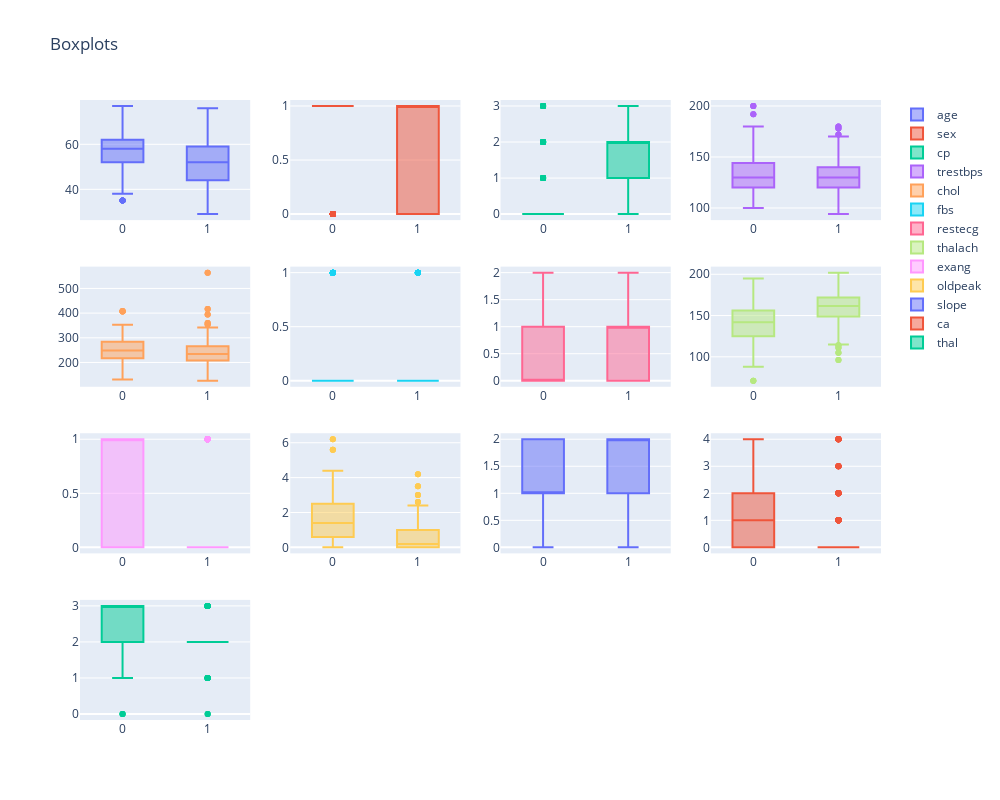

Notebook code cell kept with this figure:
### Code cell
box_plot(df, 4, 4)

### Figure 1 — Plotly figure (JSON) as saved in the notebook; plotly's stock layout.template omitted (floating-point values rounded to 4 significant figures; data arrays with more than 128 entries replaced by an {"elided": "..."} marker saying what was removed)
{"data": [{"name": "age", "type": "box", "x": {"elided": "1025 int values"}, "xaxis": "x", "y": {"elided": "1025 int values"}, "yaxis": "y"}, {"name": "sex", "type": "box", "x": {"elided": "1025 int values"}, "xaxis": "x2", "y": {"elided": "1025 int values"}, "yaxis": "y2"}, {"name": "cp", "type": "box", "x": {"elided": "1025 int values"}, "xaxis": "x3", "y": {"elided": "1025 int values"}, "yaxis": "y3"}, {"name": "trestbps", "type": "box", "x": {"elided": "1025 int values"}, "xaxis": "x4", "y": {"elided": "1025 int values"}, "yaxis": "y4"}, {"name": "chol", "type": "box", "x": {"elided": "1025 int values"}, "xaxis": "x5", "y": {"elided": "1025 int values"}, "yaxis": "y5"}, {"name": "fbs", "type": "box", "x": {"elided": "1025 int values"}, "xaxis": "x6", "y": {"elided": "1025 int values"}, "yaxis": "y6"}, {"name": "restecg", "type": "box", "x": {"elided": "1025 int values"}, "xaxis": "x7", "y": {"elided": "1025 int values"}, "yaxis": "y7"}, {"name": "thalach", "type": "box", "x": {"elided": "1025 int values"}, "xaxis": "x8", "y": {"elided": "1025 int values"}, "yaxis": "y8"}, {"name": "exang", "type": "box", "x": {"elided": "1025 int values"}, "xaxis": "x9", "y": {"elided": "1025 int values"}, "yaxis": "y9"}, {"name": "oldpeak", "type": "box", "x": {"elided": "1025 int values"}, "xaxis": "x10", "y": {"elided": "1025 float values"}, "yaxis": "y10"}, {"name": "slope", "type": "box", "x": {"elided": "1025 int values"}, "xaxis": "x11", "y": {"elided": "1025 int values"}, "yaxis": "y11"}, {"name": "ca", "type": "box", "x": {"elided": "1025 int values"}, "xaxis": "x12", "y": {"elided": "1025 int values"}, "yaxis": "y12"}, {"name": "thal", "type": "box", "x": {"elided": "1025 int values"}, "xaxis": "x13", "y": {"elided": "1025 int values"}, "yaxis": "y13"}], "layout": {"height": 800, "title": {"text": "Boxplots"}, "width": 1000, "xaxis": {"anchor": "y", "domain": [0, 0.2125]}, "xaxis10": {"anchor": "y10", "domain": [0.2625, 0.475]}, "xaxis11": {"anchor": "y11", "domain": [0.525, 0.7375]}, "xaxis12": {"anchor": "y12", "domain": [0.7875, 1]}, "xaxis13": {"anchor": "y13", "domain": [0, 0.2125]}, "xaxis14": {"anchor": "y14", "domain": [0.2625, 0.475]}, "xaxis15": {"anchor": "y15", "domain": [0.525, 0.7375]}, "xaxis16": {"anchor": "y16", "domain": [0.7875, 1]}, "xaxis2": {"anchor": "y2", "domain": [0.2625, 0.475]}, "xaxis3": {"anchor": "y3", "domain": [0.525, 0.7375]}, "xaxis4": {"anchor": "y4", "domain": [0.7875, 1]}, "xaxis5": {"anchor": "y5", "domain": [0, 0.2125]}, "xaxis6": {"anchor": "y6", "domain": [0.2625, 0.475]}, "xaxis7": {"anchor": "y7", "domain": [0.525, 0.7375]}, "xaxis8": {"anchor": "y8", "domain": [0.7875, 1]}, "xaxis9": {"anchor": "y9", "domain": [0, 0.2125]}, "yaxis": {"anchor": "x", "domain": [0.8063, 1]}, "yaxis10": {"anchor": "x10", "domain": [0.2687, 0.4625]}, "yaxis11": {"anchor": "x11", "domain": [0.2687, 0.4625]}, "yaxis12": {"anchor": "x12", "domain": [0.2687, 0.4625]}, "yaxis13": {"anchor": "x13", "domain": [0, 0.1938]}, "yaxis14": {"anchor": "x14", "domain": [0, 0.1938]}, "yaxis15": {"anchor": "x15", "domain": [0, 0.1938]}, "yaxis16": {"anchor": "x16", "domain": [0, 0.1938]}, "yaxis2": {"anchor": "x2", "domain": [0.8063, 1]}, "yaxis3": {"anchor": "x3", "domain": [0.8063, 1]}, "yaxis4": {"anchor": "x4", "domain": [0.8063, 1]}, "yaxis5": {"anchor": "x5", "domain": [0.5375, 0.7312]}, "yaxis6": {"anchor": "x6", "domain": [0.5375, 0.7312]}, "yaxis7": {"anchor": "x7", "domain": [0.5375, 0.7312]}, "yaxis8": {"anchor": "x8", "domain": [0.5375, 0.7312]}, "yaxis9": {"anchor": "x9", "domain": [0.2687, 0.4625]}}}
